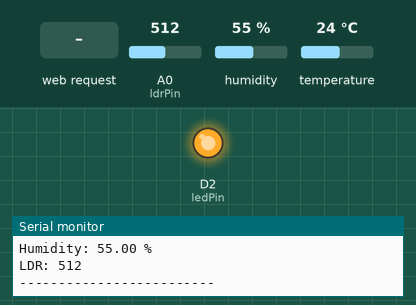
This sketch was run on a simulated ESP8266 (NodeMCU). Parts: output pins drawn as LEDs (lit = HIGH), the last lines printed to the serial monitor. The inputs (shaded band) are chosen by the test bench; at power-on: A0 (ldrPin) = 512, humidity 55 %, temperature 24 °C. WiFi joins after 1.5 s; servers stay silent unless stated.

Above: at 7.2 s.
7.3 s: HTTP request GET /LEDOFF received
At 8.2 s:
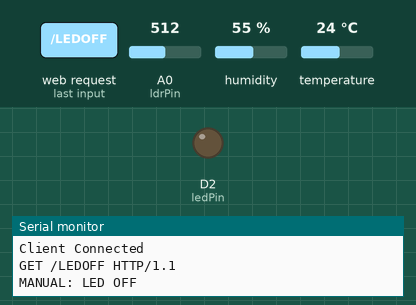
8.8 s: HTTP request GET /AUTO received
At 11.4 s:
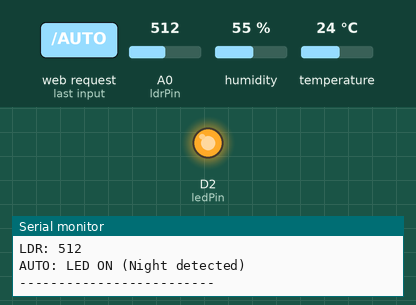
Timing chart, 0 to 12.9 s (numbered marks = the images above; inputs shaded):
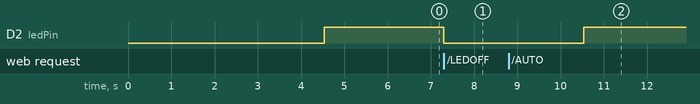

Measured:
- after the input at 7.3 s, D2 (ledPin): HIGH → LOW at once
- after the input at 8.8 s, D2 (ledPin): LOW → HIGH after 1.7 s

The sketch:

sketch_jun13d.ino
```cpp
#include <ESP8266WiFi.h>
#include <DHT.h>

// ================= WIFI =================
const char* ssid = "Cephasbrown";
const char* password = "Cadrian19";

WiFiServer server(80);

// ================= LED =================
const int ledPin = D2;

// ================= DHT11 =================
#define DHTPIN D1
#define DHTTYPE DHT11

DHT dht(DHTPIN, DHTTYPE);

// ================= LDR =================
const int ldrPin = A0;

// ================= AUTO LIGHT CONTROL =================
const int LIGHT_ON_THRESHOLD  = 1000;   // LED turns ON below this
const int LIGHT_OFF_THRESHOLD = 1110;  // LED turns OFF above this

bool autoMode = true;     // automatic lighting enabled
bool ledState = false;    // current LED state

// ==================================================
void setup()
{
    Serial.begin(115200);
    delay(3000);

    Serial.println();
    Serial.println("================================");
    Serial.println("ESP8266 SMART LIGHTING SYSTEM");
    Serial.println("================================");

    pinMode(ledPin, OUTPUT);
    digitalWrite(ledPin, LOW);

    Serial.println("Initializing DHT...");
    dht.begin();

    Serial.println("Connecting to WiFi...");
    WiFi.mode(WIFI_STA);
    WiFi.begin(ssid, password);

    int timeout = 0;

    while (WiFi.status() != WL_CONNECTED && timeout < 30)
    {
        delay(500);
        Serial.print(".");
        timeout++;
    }

    Serial.println();

    if (WiFi.status() == WL_CONNECTED)
    {
        Serial.println("WiFi Connected!");
        Serial.print("IP Address: ");
        Serial.println(WiFi.localIP());

        server.begin();
        Serial.println("Web Server Started");
    }
    else
    {
        Serial.println("WiFi Connection Failed");
    }

    Serial.println("Setup Complete");
}

// ==================================================
void loop()
{
    static unsigned long lastSensorRead = 0;

    float temp = NAN;
    float hum = NAN;
    int light = 0;

    // ================= SENSOR READING =================
    if (millis() - lastSensorRead > 2000)
    {
        lastSensorRead = millis();

        temp = dht.readTemperature();
        hum = dht.readHumidity();
        light = analogRead(ldrPin);

        Serial.println("------ SENSOR DATA ------");

        if (isnan(temp) || isnan(hum))
        {
            Serial.println("DHT11 Read Failed");
        }
        else
        {
            Serial.print("Temp: ");
            Serial.print(temp);
            Serial.println(" C");

            Serial.print("Humidity: ");
            Serial.print(hum);
            Serial.println(" %");
        }

        Serial.print("LDR: ");
        Serial.println(light);

        // ================= AUTO LIGHT CONTROL =================
        if (autoMode)
        {
            if (!ledState && light < LIGHT_ON_THRESHOLD)
            {
                ledState = true;
                digitalWrite(ledPin, HIGH);
                Serial.println("AUTO: LED ON (Night detected)");
            }

            if (ledState && light > LIGHT_OFF_THRESHOLD)
            {
                ledState = false;
                digitalWrite(ledPin, LOW);
                Serial.println("AUTO: LED OFF (Daylight detected)");
            }
        }

        Serial.println("-------------------------");
    }

    // ================= WEB CLIENT =================
    WiFiClient client = server.available();

    if (client)
    {
        Serial.println("Client Connected");

        String request = client.readStringUntil('\r');
        Serial.println(request);
        client.flush();

        // ================= MANUAL OVERRIDE =================
        if (request.indexOf("/LEDON") >= 0)
        {
            autoMode = false;
            ledState = true;
            digitalWrite(ledPin, HIGH);
            Serial.println("MANUAL: LED ON");
        }

        if (request.indexOf("/LEDOFF") >= 0)
        {
            autoMode = false;
            ledState = false;
            digitalWrite(ledPin, LOW);
            Serial.println("MANUAL: LED OFF");
        }

        if (request.indexOf("/AUTO") >= 0)
        {
            autoMode = true;
            Serial.println("AUTO MODE ENABLED");
        }

        // ================= RESPONSE =================
        temp = dht.readTemperature();
        hum = dht.readHumidity();
        light = analogRead(ldrPin);

        if (isnan(temp)) temp = 0;
        if (isnan(hum)) hum = 0;

        String lightCondition;

        if(light < LIGHT_ON_THRESHOLD)
        {
            lightCondition = "Dark";
        }
        else
        {
            lightCondition = "Bright";
        }

        String ledStatus;

        if(ledState)
        {
            ledStatus = "ON";
        }
        else
        {
            ledStatus = "OFF";
        }

        client.println("HTTP/1.1 200 OK");
        client.println("Content-type:text/html");
        client.println();

        client.println("<!DOCTYPE html>");
        client.println("<html>");

        client.println("<head>");
        client.println("<title>Smart Home Dashboard</title>");

        client.println("<style>");
        client.println("body{font-family:Arial;text-align:center;background:#f4f4f4;}");
        client.println(".card{background:white;padding:20px;margin:20px auto;width:350px;border-radius:10px;box-shadow:0 0 10px gray;}");
        client.println("button{padding:10px 20px;font-size:18px;margin:5px;}");
        client.println("</style>");

        client.println("</head>");

        client.println("<body>");

        client.println("<div class='card'>");

        client.println("<h1>Smart Home Dashboard</h1>");

        client.print("<h3>Temperature: ");
        client.print(temp);
        client.println(" °C</h3>");

        client.print("<h3>Humidity: ");
        client.print(hum);
        client.println(" %</h3>");

        client.print("<h3>Light Level: ");
        client.print(light);
        client.println("</h3>");

        client.print("<h3>Environment: ");
        client.print(lightCondition);
        client.println("</h3>");

        client.print("<h3>LED Status: ");
        client.print(ledStatus);
        client.println("</h3>");

        client.println("<p>");
        client.println("<a href='/LEDON'><button>LED ON</button></a>");
        client.println("<a href='/LEDOFF'><button>LED OFF</button></a>");
        client.println("<a href='/AUTO'><button>AUTO MODE</button></a>");
        client.println("</p>");

        client.println("</div>");

        client.println("</body>");
        client.println("</html>");

        client.stop();
    }
}
```
